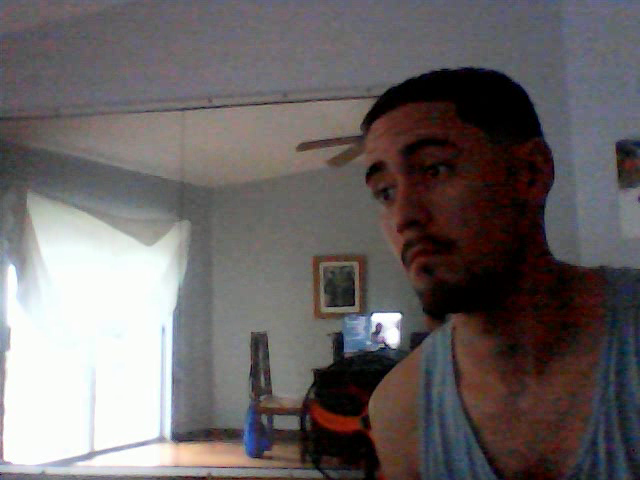
#> input picture frame 20 of test footage/06-11-2021-08-03-40.mp4, 640 x 480 px, given in place of the camera
$ python 'Security Camera.py'
#> lines starting #> are read from the running program, lines starting #| are printed output that depends on the picture; after the words box and inside, x2 and y2 are one past the last pixel; in counts of white or black regions, pixels touching at a corner belong together
import cv2
import time
import datetime

cap = cv2.VideoCapture(0)

face_cascade = cv2.CascadeClassifier(cv2.data.haarcascades + "haarcascade_frontalface_default.xml")
body_cascade = cv2.CascadeClassifier(cv2.data.haarcascades + "haarcascade_fullbody.xml")

detection = False
detection_stopped_time = None
timer_started = False
SECONDS_TO_RECORD_AFTER_DETECTION = 5

frame_size = (int(cap.get(3)), int (cap.get(4)))
fourcc = cv2.VideoWriter_fourcc(*"mp4v")


while True :
	_, frame = cap.read()
#> frame is the input picture: shape (480, 640, 3); mean B, G, R 101.2, 100.7, 106.7

	gray = cv2.cvtColor(frame, cv2.COLOR_BGR2GRAY)
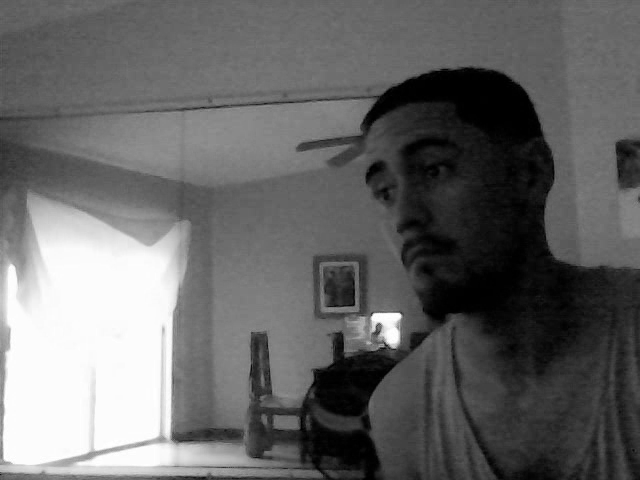
#> gray: shape (480, 640); min 0, max 255, mean 102.5
	faces = face_cascade.detectMultiScale(gray, 1.3, 5)   #Tweak detectation accuracy here. (_, accuracy[keep at [1 - 1.8], faces recognition to say its a face[keep at 3-6 ])
#> faces = ()
	bodies = face_cascade.detectMultiScale(gray, 1.3, 5)   #Tweak detectation accuracy here. (_, accuracy[keep at [1 - 1.8], faces recognition to say its a face[keep at 3-6 ])
#> bodies = ()

	if len(faces) + len(bodies) > 0:
		if detection:
			timer_started = False
		else:
			detection = True
			current_time = datetime.datetime.now().strftime("%d-%m-%Y-%H-%M-%S")
			out = cv2.VideoWriter(f"{current_time}.mp4", fourcc, 20, frame_size)
			print("Started Recording!")
	elif detection:
		if timer_started:
			if time.time() - detection_stopped_time >= SECONDS_TO_RECORD_AFTER_DETECTION:
				detection = False
				timer_started = False
				out.release()
				print("Stop Recording!")
		else:
			timer_started = True
			detection_stopped_time = time.time()

	if detection:
		out.write(frame)


	for (x, y, width, height) in faces:
		cv2.rectangle(frame,(x,y), (x + width, y + height), (255, 0, 0), 3)
#> this loop made 0 passes


	cv2.imshow("Camera", frame)

	if cv2.waitKey(1) == ord('q'):
#> (key q is pressed here)
		break

#> (the run stopped early here; a loop or call above may not have finished)

$ run again, starting later in the video
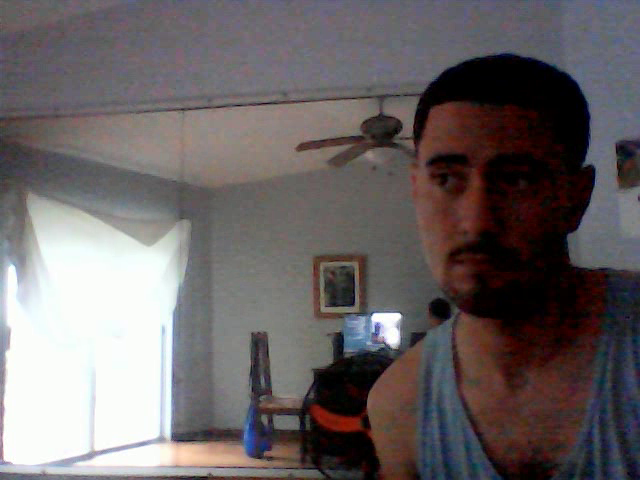
#> input picture frame 90 of test footage/06-11-2021-08-03-40.mp4, 640 x 480 px, given in place of the camera
#> frame is the input picture: shape (480, 640, 3); mean B, G, R 101.2, 100, 106.6
#> `gray = cv2.cvtColor(frame, cv2.COLOR_BGR2GRAY)`:
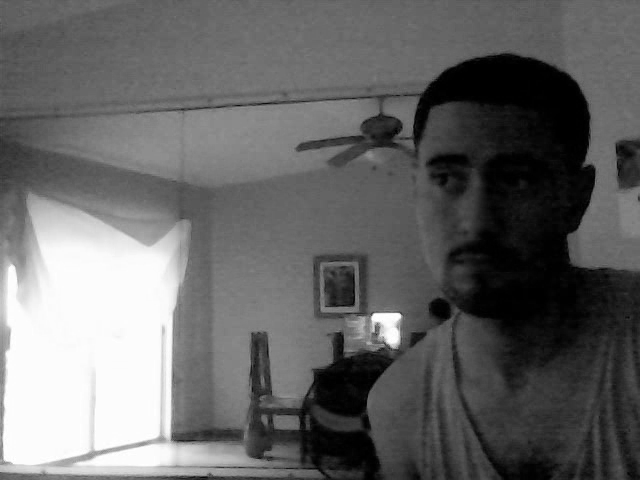
#> gray: shape (480, 640); min 0, max 255, mean 102.1
#> faces = [[388, 110, 184, 184]]
#> the loop `for (x, y, width, height) in faces:` made 1 pass
#> after the loop `for (x, y, width, height) in faces:`:
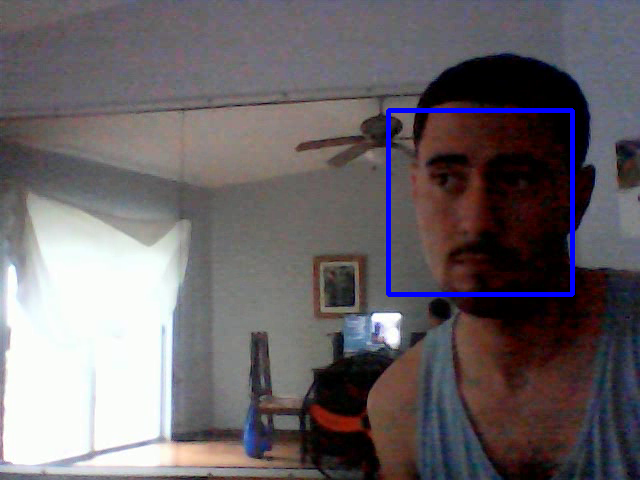
#> frame: shape (480, 640, 3); 1.19% of pixels changed, all inside (x1, y1, x2, y2) = (386, 108, 575, 297)

$ run again, starting later in the video
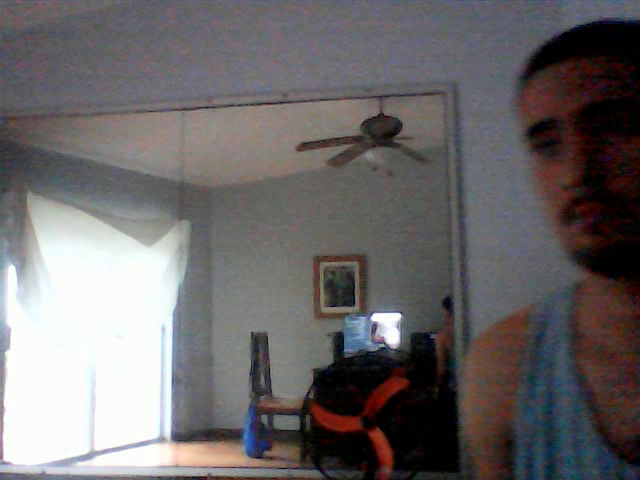
#> input picture frame 160 of test footage/06-11-2021-08-03-40.mp4, 640 x 480 px, given in place of the camera
#> frame is the input picture: shape (480, 640, 3); mean B, G, R 104.6, 103.8, 107.4
#> `gray = cv2.cvtColor(frame, cv2.COLOR_BGR2GRAY)`:
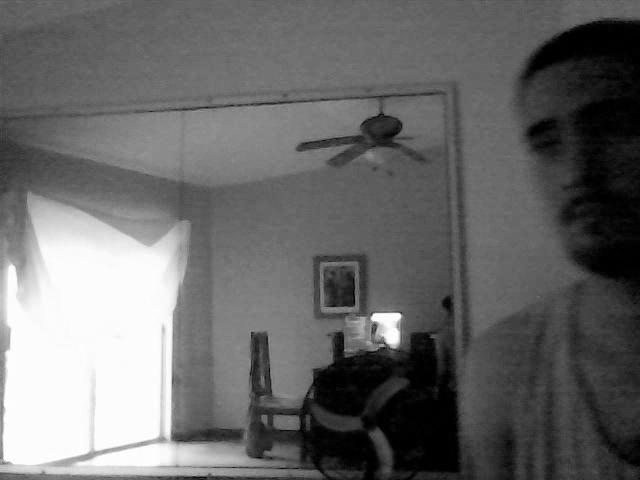
#> gray: shape (480, 640); min 0, max 255, mean 104.9
#> faces = ()
